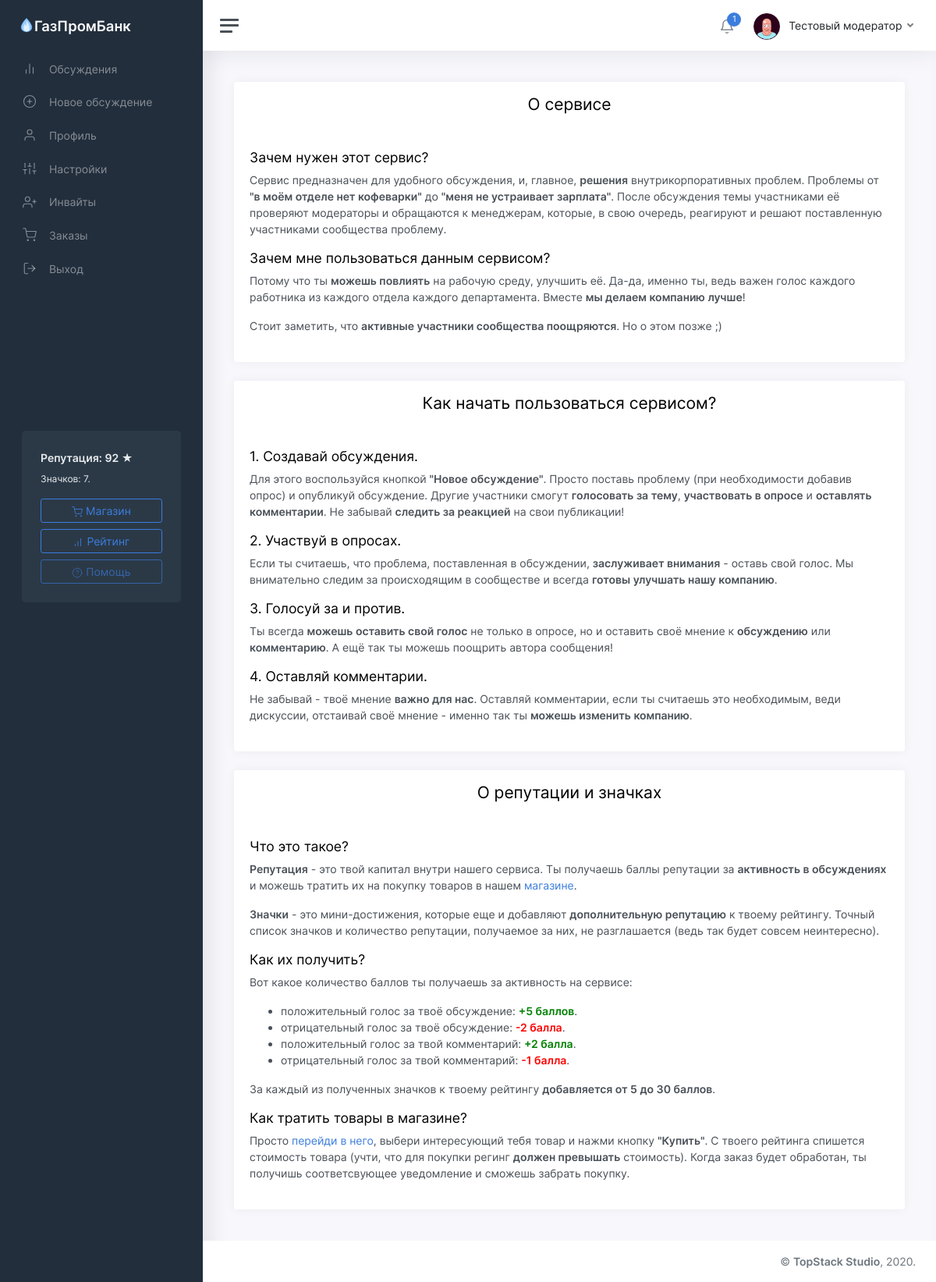
The app's page /help (signed in), older data.
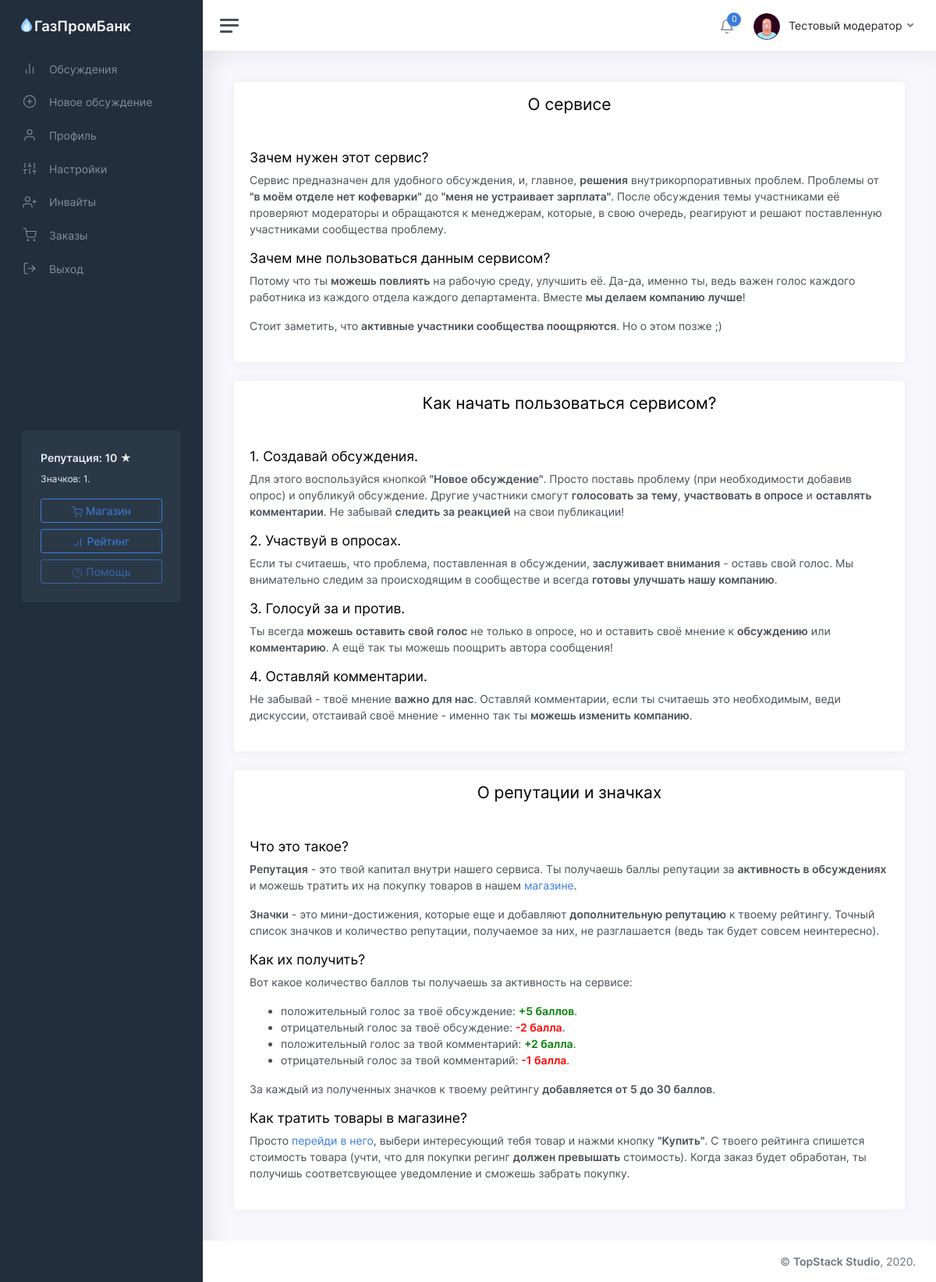
The same page, newer data.
### tables this page shows
CREATE TABLE "users" (
	"id"	INTEGER NOT NULL UNIQUE,
	"password"	TEXT NOT NULL,
	"email"	TEXT NOT NULL UNIQUE,
	"status"	TEXT NOT NULL,
	"rating"	INTEGER NOT NULL,
	"moderator"	INTEGER,
	"blocked"	INTEGER,
	"description"	TEXT,
	"name"	TEXT NOT NULL,
	"avatar"	INTEGER,
	"badges"	TEXT,
	"department"	TEXT,
	PRIMARY KEY("id")
);

### app/views.py (the view)
@app.route('/help')
def showHelp():
	return render_template('help.html', user=getUser(session['id']))

### app/functions.py (called while the page is built)
def getUser(identifier):
	conn = sqlite3.connect(db_path)
	conn.row_factory = sqlite3.Row
	cursor = conn.cursor()
	cursor.execute('SELECT * FROM users where id="%s"' % identifier)
	user = cursor.fetchone()
	if user:
		user = dict(user)
		user['badges'] = json.loads(user['badges'])
		user['notifications'] = getNotifications(identifier)
	return user

def fromTimestamp(timestamp):
	return datetime.utcfromtimestamp(timestamp + 3600 * 3).strftime('%d.%m.%Y %H:%M')

def getNotifications(user_id):
	conn = sqlite3.connect(db_path)
	conn.row_factory = sqlite3.Row
	cursor = conn.cursor()
	cursor.execute('SELECT * FROM notifications WHERE owner=%s' % user_id)
	notifications = cursor.fetchall()
	for x in range(len(notifications)):
		notifications[x] = dict(notifications[x])
		notifications[x]['date'] = fromTimestamp(notifications[x]['date'])
	notifications.reverse()
	return notifications

### templates/help.html (shortened to what the changed rows need)
<!DOCTYPE html>
<html lang="ru">
	<head>
		<link href="/static/css/app.css" rel="stylesheet">
	</head>
	<body>
		<div class="wrapper">
			<nav id="sidebar" class="sidebar">
				<div class="sidebar-content js-simplebar">
					<div class="sidebar-cta">
						<div class="sidebar-cta-content">
							<strong class="d-inline-block mb-2">Репутация: {{user.rating}} &#9733;</strong>
							<div class="mb-3 text-sm">
								Значков: {{user.badges.__len__()}}.
							</div>
							<a href="/shop" class="btn btn-outline-primary btn-block"><i data-feather="shopping-cart"></i> Магазин</a>
							<a href="/rating" class="btn btn-outline-primary btn-block"><i data-feather="bar-chart"></i> Рейтинг</a>
							<a href="/help" class="btn btn-outline-primary btn-block disabled"><i data-feather="help-circle"></i> Помощь</a>
						</div>
					</div>
				</div>
			</nav>
			<div class="main">
				<nav class="navbar navbar-expand navbar-light navbar-bg">
					<div class="navbar-collapse collapse">
						<ul class="navbar-nav navbar-align">
							<li class="nav-item dropdown">
								<a class="nav-icon dropdown-toggle" href="#" id="alertsDropdown" data-toggle="dropdown">
									<div class="position-relative">
										<i class="align-middle" data-feather="bell"></i>
										<span class="indicator">{{user.notifications.__len__()}}</span>
									</div>
								</a>
							</li>
							<li class="nav-item dropdown">
								<a class="nav-link dropdown-toggle d-none d-sm-inline-block" href="#" data-toggle="dropdown">
								<img src="/static/img/avatars/{{user.avatar}}.png" class="avatar img-fluid rounded mr-1"/> <span class="text-dark">{{user.name}}</span>
								</a>
							</li>
						</ul>
					</div>
				</nav>
			</div>
		</div>
	</body>
</html>

Row changes from the older to the newer data that the page shows:
changed users "Тестовый модератор": rating "92" → "10"
Text that changed along with them:
{{ user.badges.__len__() }}: "7" → "1"
{{ user.notifications.__len__() }}: "1" → "0"
